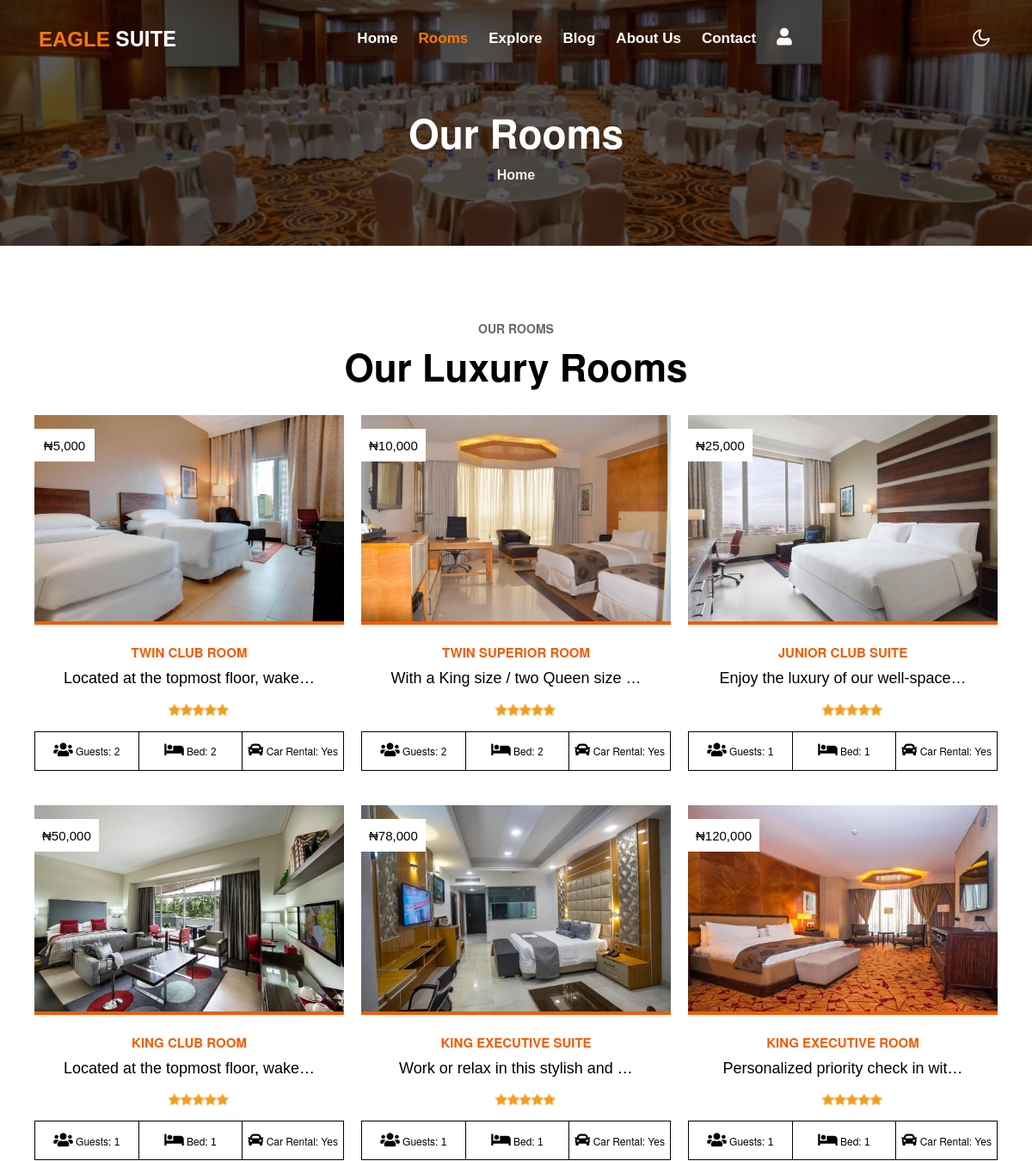
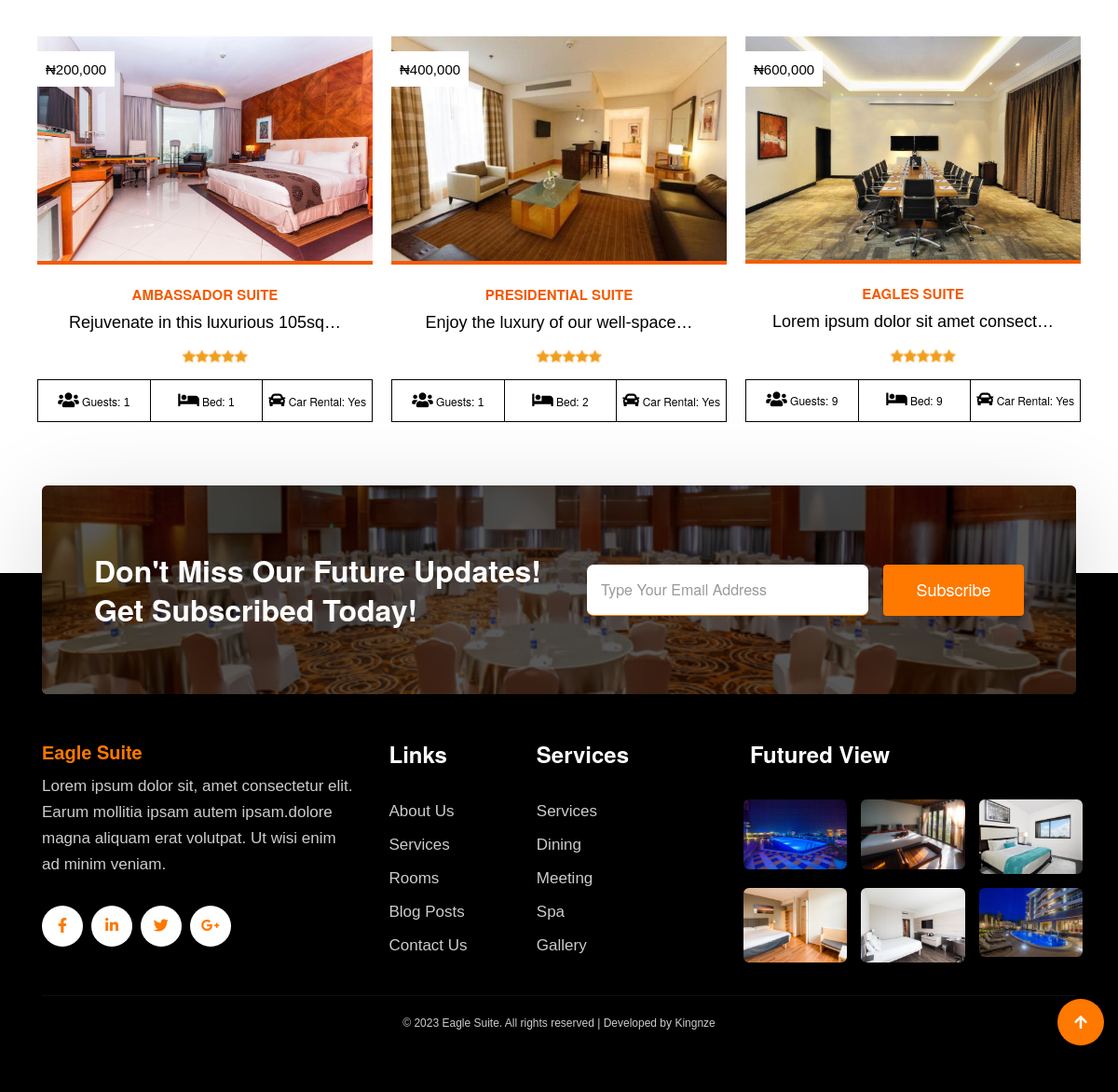
/rooms (signed in), run on the app's committed database (2 pictures, top to bottom).
### eagles/models.py (models this page shows, shortened)
class Room(models.Model):
    title = models.CharField(max_length=100,blank=True,null=True)
    price = models.PositiveIntegerField(null=True,blank=True)
    discount_price = models.PositiveIntegerField(null=True,blank=True)
    guests = models.CharField(max_length=50,blank=True)
    bed = models.CharField(max_length=50,blank=True)
    car_rent = models.CharField(max_length=50,blank=True,null=True)
    roomimg = models.ImageField()
    roomimg1 = models.ImageField(blank=True)
    roomtmg2 = models.ImageField(blank=True)
    roomtmg3 = models.ImageField(blank=True)
    view_count = models.PositiveIntegerField(default=0,blank=True,null=True)
    description = models.TextField(blank=True)
    isbooked = models.BooleanField(default=False)
    class Meta:
        db_table = 'room'
        managed = True
        verbose_name = 'rooms'
        verbose_name_plural = 'rooms'

### eagles/views.py (the view)
# urls.py: path('rooms',views.rooms,name='rooms'),
def rooms(request):
    rooms = Room.objects.all()
    paginator = Paginator(rooms, 9)
    page = request.GET.get('page')
    paged_rooms = paginator.get_page(page)
    context = {
        'rooms': paged_rooms,
    }
    return render(request,'eagles/rooms.html',context)

### templates/eagles/rooms.html (shortened to what this page needs)
{% extends "base.html" %}
{% load static %}
{% load humanize %}
{% block content %}
<div class="inner-banner py-5">
    <section class="kinging-breadcrumb text-left py-sm-5 ">
        <div class="container">
            <div class="w3breadcrumb-gids">
                <div class="w3breadcrumb-left text-left">
                    <br><br>
                    <h2 class="inner-w3-title mt-lg-5 mt-4 text-center">Our Rooms</h2>
                </div>
                <div class="w3breadcrumb-right">
                    <ul class="breadcrumbs-custom-path">
                        <li><a href="{% url 'index' %}">Home</a></li>
                    </ul>
                </div>
            </div>
        </div>
    </section>
</div>
<br><br>
<div class="living_middle">
    <div class="container">
            <div class="title-content text-center mb-lg-3 mb-4">
                <h6 class="title-subw3hny mb-1">Our Rooms</h6>
                <h3 class="title-kinging mb-5">Our Luxury Rooms</h3>
            </div>
        <div class="row">
            {% if rooms %}
            {% for item in rooms %}
            <div style="padding-left: 10px; padding-right: 10px; color: var(--heading-color); " class="col-md-4 wow fadeInLeft "     data-wow-delay="0. 4s">
                <div class="living_box "><a href="{% url 'room' item.id %}">
                <img  src="{{item.roomimg.url}}" class="img-responsive " alt=""/>
                <span class="sale-box">
                    <span style="font-size: 1.5rem;" class="sale-label"> &#8358;{{ item.price | intcomma }}</span>
                </span>
                </a>
                <div style="border-top: 4px solid #f35b04;" class="living_desc">
                    <h3 class="text-center"><a href="{% url 'room' item.id %}">{{ item.title}}</a></h3>
                    <p style="color: var(--heading-color)!important;"  class="text-center">{{ item.description | truncatechars:35 | safe }}</p>
                    <img class="text-center" style="margin-bottom: 15px; width: 8rem;     margin-left: 15rem;" src="{% static 'images/star2.png' %}" alt="">
                </div>
                <table border="1" class="propertyDetails">
                <tbody ><tr>
                    <td style="border: 1px solid; color: var(--heading-color);"><i class="fa fa-users" style="color: var(--heading-color); font-size: large;" ></i> Guests:
                        <span class="float-right">  {{ item.guests}}</span></td>
                    <td style="border: 1px solid; color: var(--heading-color);"> <i class="fa fa-bed" style="color: var(--heading-color); font-size: large;"></i> Bed:
                        <span  class="float-right">  {{ item.bed}}</span></td>
                    <td style="border: 1px solid; color: var(--heading-color); "><i class="fa fa-car" style="color: var(--heading-color); font-size: large;"></i> Car Rental:<span class="float-right">  {{ item.car_rent}}</span></td></tr>
                </tbody></table>
            </div>
            <br>
            <br>
           </div>
            {% endfor %}
            {% endif %}
        </div>
    </div>
</div>
{% endblock content %}

### data on the page
Room: roomimg (picture), price "5,000", title "TWIN CLUB ROOM", description "Located at the topmost floor, wake…", guests "2", bed "2", car_rent "Yes"
Room: roomimg (picture), price "10,000", title "TWIN SUPERIOR ROOM", description "With a King size / two Queen size …", guests "2", bed "2", car_rent "Yes"
Room: roomimg (picture), price "25,000", title "JUNIOR CLUB SUITE", description "Enjoy the luxury of our well-space…", guests "1", bed "1", car_rent "Yes"
Room: roomimg (picture), price "50,000", title "KING CLUB ROOM", description "Located at the topmost floor, wake…", guests "1", bed "1", car_rent "Yes"
Room: roomimg (picture), price "78,000", title "KING EXECUTIVE SUITE", description "Work or relax in this stylish and …", guests "1", bed "1", car_rent "Yes"
Room: roomimg (picture), price "120,000", title "KING EXECUTIVE ROOM", description "Personalized priority check in wit…", guests "1", bed "1", car_rent "Yes"
Room: roomimg (picture), price "200,000", title "AMBASSADOR SUITE", description "Rejuvenate in this luxurious 105sq…", guests "1", bed "1", car_rent "Yes"
Room: roomimg (picture), price "400,000", title "PRESIDENTIAL SUITE", description "Enjoy the luxury of our well-space…", guests "1", bed "2", car_rent "Yes"
Room: roomimg (picture), price "600,000", title "EAGLES SUITE", description "Lorem ipsum dolor sit amet consect…", guests "9", bed "9", car_rent "Yes"
